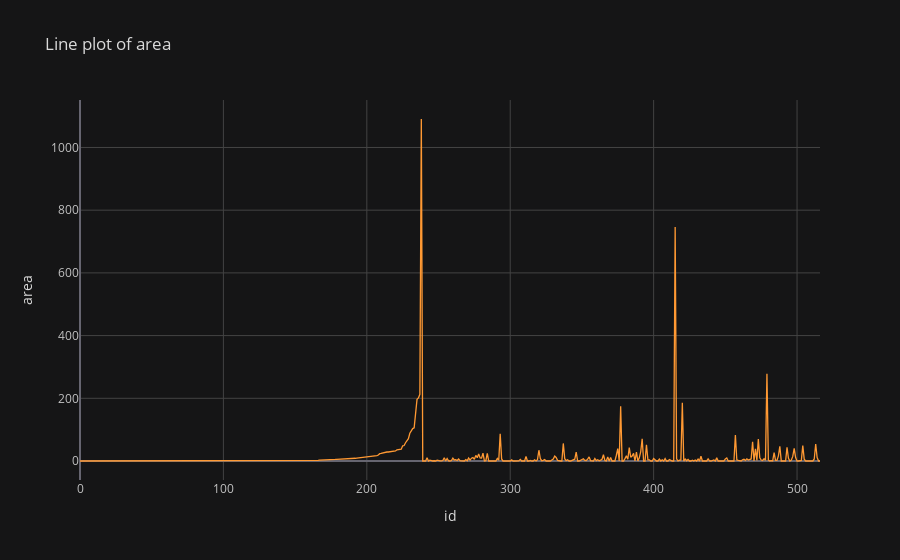

The notebook cell this image was saved under:
### Markdown cell above
#### **Line plot of Area**

### Code cell
df['area'].iplot(title='Line plot of area', # set the line plot title 
                    yTitle='area', xTitle='id')

### Figure 1 — Plotly figure (JSON) as saved in the notebook; plotly's stock layout.template omitted (floating-point values rounded to 4 significant figures; data arrays with more than 128 entries replaced by an {"elided": "..."} marker saying what was removed)
{"data": [{"line": {"color": "rgba(255, 153, 51, 1.0)", "dash": "solid", "shape": "linear", "width": 1.3}, "mode": "lines", "name": "area", "text": "", "type": "scatter", "x": {"elided": "517 int values"}, "y": {"elided": "517 float values"}}], "layout": {"legend": {"bgcolor": "#151516", "font": {"color": "#D9D9D9"}}, "paper_bgcolor": "#151516", "plot_bgcolor": "#151516", "title": {"font": {"color": "#D9D9D9"}, "text": "Line plot of area"}, "xaxis": {"gridcolor": "#434343", "showgrid": true, "tickfont": {"color": "#C2C2C2"}, "title": {"font": {"color": "#D9D9D9"}, "text": "id"}, "zerolinecolor": "#666570"}, "yaxis": {"gridcolor": "#434343", "showgrid": true, "tickfont": {"color": "#C2C2C2"}, "title": {"font": {"color": "#D9D9D9"}, "text": "area"}, "zerolinecolor": "#666570"}}}
